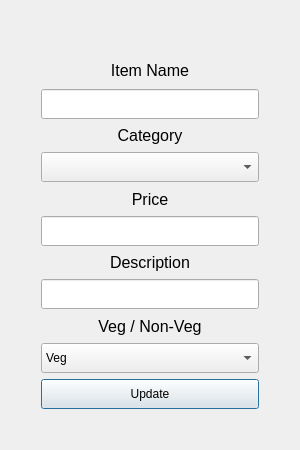
<?xml version="1.0" encoding="UTF-8"?>
<ui version="4.0">
 <class>updateDialog</class>
 <widget class="QDialog" name="updateDialog">
  <property name="geometry">
   <rect>
    <x>0</x>
    <y>0</y>
    <width>300</width>
    <height>450</height>
   </rect>
  </property>
  <property name="minimumSize">
   <size>
    <width>300</width>
    <height>450</height>
   </size>
  </property>
  <property name="maximumSize">
   <size>
    <width>300</width>
    <height>450</height>
   </size>
  </property>
  <property name="windowTitle">
   <string>Dialog</string>
  </property>
  <layout class="QHBoxLayout" name="horizontalLayout">
   <item>
    <layout class="QVBoxLayout" name="verticalLayout" stretch="0,0,10,0,0,0,0,0,0,0,0,5">
     <property name="sizeConstraint">
      <enum>QLayout::SetDefaultConstraint</enum>
     </property>
     <property name="leftMargin">
      <number>30</number>
     </property>
     <property name="topMargin">
      <number>30</number>
     </property>
     <property name="rightMargin">
      <number>30</number>
     </property>
     <property name="bottomMargin">
      <number>30</number>
     </property>
     <item>
      <spacer name="horizontalSpacer">
       <property name="orientation">
        <enum>Qt::Horizontal</enum>
       </property>
       <property name="sizeHint" stdset="0">
        <size>
         <width>40</width>
         <height>20</height>
        </size>
       </property>
      </spacer>
     </item>
     <item>
      <widget class="QLabel" name="label">
       <property name="font">
        <font>
         <pointsize>12</pointsize>
        </font>
       </property>
       <property name="text">
        <string>Item Name</string>
       </property>
       <property name="alignment">
        <set>Qt::AlignHCenter|Qt::AlignTop</set>
       </property>
       <property name="margin">
        <number>0</number>
       </property>
      </widget>
     </item>
     <item>
      <widget class="QLineEdit" name="items_update_name_input">
       <property name="minimumSize">
        <size>
         <width>0</width>
         <height>30</height>
        </size>
       </property>
      </widget>
     </item>
     <item>
      <widget class="QLabel" name="label_2">
       <property name="font">
        <font>
         <pointsize>12</pointsize>
        </font>
       </property>
       <property name="text">
        <string>Category</string>
       </property>
       <property name="alignment">
        <set>Qt::AlignCenter</set>
       </property>
      </widget>
     </item>
     <item>
      <widget class="QComboBox" name="items_update_category_combo">
       <property name="minimumSize">
        <size>
         <width>0</width>
         <height>30</height>
        </size>
       </property>
      </widget>
     </item>
     <item>
      <widget class="QLabel" name="label_3">
       <property name="font">
        <font>
         <pointsize>12</pointsize>
        </font>
       </property>
       <property name="text">
        <string>Price</string>
       </property>
       <property name="alignment">
        <set>Qt::AlignCenter</set>
       </property>
      </widget>
     </item>
     <item>
      <widget class="QLineEdit" name="items_update_price_input">
       <property name="minimumSize">
        <size>
         <width>0</width>
         <height>30</height>
        </size>
       </property>
      </widget>
     </item>
     <item>
      <widget class="QLabel" name="label_4">
       <property name="font">
        <font>
         <pointsize>12</pointsize>
        </font>
       </property>
       <property name="text">
        <string>Description</string>
       </property>
       <property name="alignment">
        <set>Qt::AlignCenter</set>
       </property>
      </widget>
     </item>
     <item>
      <widget class="QLineEdit" name="items_update_description_input">
       <property name="minimumSize">
        <size>
         <width>0</width>
         <height>30</height>
        </size>
       </property>
      </widget>
     </item>
     <item>
      <widget class="QLabel" name="label_5">
       <property name="font">
        <font>
         <pointsize>12</pointsize>
        </font>
       </property>
       <property name="text">
        <string>Veg / Non-Veg</string>
       </property>
       <property name="alignment">
        <set>Qt::AlignCenter</set>
       </property>
      </widget>
     </item>
     <item>
      <widget class="QComboBox" name="items_update_mtype_combo">
       <property name="minimumSize">
        <size>
         <width>0</width>
         <height>30</height>
        </size>
       </property>
       <item>
        <property name="text">
         <string>Veg</string>
        </property>
       </item>
       <item>
        <property name="text">
         <string>Non-Veg</string>
        </property>
       </item>
      </widget>
     </item>
     <item>
      <widget class="QPushButton" name="item_update_btn">
       <property name="sizePolicy">
        <sizepolicy hsizetype="Minimum" vsizetype="Fixed">
         <horstretch>0</horstretch>
         <verstretch>0</verstretch>
        </sizepolicy>
       </property>
       <property name="minimumSize">
        <size>
         <width>0</width>
         <height>30</height>
        </size>
       </property>
       <property name="maximumSize">
        <size>
         <width>250</width>
         <height>16777215</height>
        </size>
       </property>
       <property name="text">
        <string>Update</string>
       </property>
      </widget>
     </item>
    </layout>
   </item>
  </layout>
 </widget>
 <resources/>
 <connections/>
</ui>
